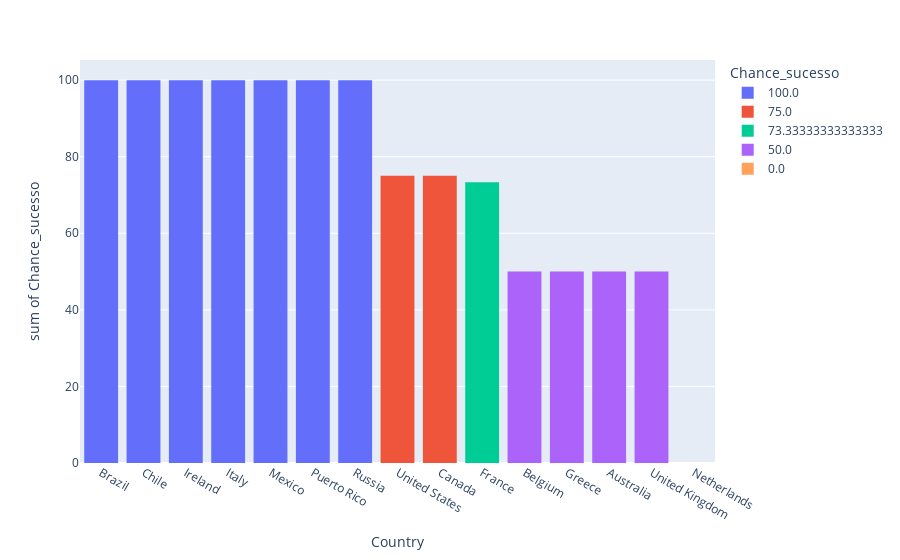

Notebook code cell kept with this figure:
### Markdown cell above
## Gráfico questão 3: Países em que fugas de helicóptero tem mais chance de sucesso

### Code cell
fig = px.histogram(fugas_merge, x='Country', y='Chance_sucesso', color='Chance_sucesso')
fig.show()

### Figure 1 — Plotly figure (JSON) as saved in the notebook; plotly's stock layout.template omitted (floating-point values rounded to 4 significant figures)
{"data": [{"alignmentgroup": "True", "bingroup": "x", "histfunc": "sum", "hovertemplate": "Chance_sucesso=100.0<br>Country=%{x}<br>sum of Chance_sucesso=%{y}<extra></extra>", "legendgroup": "100.0", "marker": {"color": "#636efa", "pattern": {"shape": ""}}, "name": "100.0", "offsetgroup": "100.0", "orientation": "v", "showlegend": true, "type": "histogram", "x": ["Brazil", "Chile", "Ireland", "Italy", "Mexico", "Puerto Rico", "Russia"], "xaxis": "x", "y": [100, 100, 100, 100, 100, 100, 100], "yaxis": "y"}, {"alignmentgroup": "True", "bingroup": "x", "histfunc": "sum", "hovertemplate": "Chance_sucesso=75.0<br>Country=%{x}<br>sum of Chance_sucesso=%{y}<extra></extra>", "legendgroup": "75.0", "marker": {"color": "#EF553B", "pattern": {"shape": ""}}, "name": "75.0", "offsetgroup": "75.0", "orientation": "v", "showlegend": true, "type": "histogram", "x": ["United States", "Canada"], "xaxis": "x", "y": [75, 75], "yaxis": "y"}, {"alignmentgroup": "True", "bingroup": "x", "histfunc": "sum", "hovertemplate": "Chance_sucesso=73.33333333333333<br>Country=%{x}<br>sum of Chance_sucesso=%{y}<extra></extra>", "legendgroup": "73.33333333333333", "marker": {"color": "#00cc96", "pattern": {"shape": ""}}, "name": "73.33333333333333", "offsetgroup": "73.33333333333333", "orientation": "v", "showlegend": true, "type": "histogram", "x": ["France"], "xaxis": "x", "y": [73.33], "yaxis": "y"}, {"alignmentgroup": "True", "bingroup": "x", "histfunc": "sum", "hovertemplate": "Chance_sucesso=50.0<br>Country=%{x}<br>sum of Chance_sucesso=%{y}<extra></extra>", "legendgroup": "50.0", "marker": {"color": "#ab63fa", "pattern": {"shape": ""}}, "name": "50.0", "offsetgroup": "50.0", "orientation": "v", "showlegend": true, "type": "histogram", "x": ["Belgium", "Greece", "Australia", "United Kingdom"], "xaxis": "x", "y": [50, 50, 50, 50], "yaxis": "y"}, {"alignmentgroup": "True", "bingroup": "x", "histfunc": "sum", "hovertemplate": "Chance_sucesso=0.0<br>Country=%{x}<br>sum of Chance_sucesso=%{y}<extra></extra>", "legendgroup": "0.0", "marker": {"color": "#FFA15A", "pattern": {"shape": ""}}, "name": "0.0", "offsetgroup": "0.0", "orientation": "v", "showlegend": true, "type": "histogram", "x": ["Netherlands"], "xaxis": "x", "y": [0], "yaxis": "y"}], "layout": {"barmode": "relative", "legend": {"title": {"text": "Chance_sucesso"}, "tracegroupgap": 0}, "margin": {"t": 60}, "xaxis": {"anchor": "y", "domain": [0, 1], "title": {"text": "Country"}}, "yaxis": {"anchor": "x", "categoryarray": [0, 50, 73.33, 75, 100], "categoryorder": "array", "domain": [0, 1], "title": {"text": "sum of Chance_sucesso"}}}}
